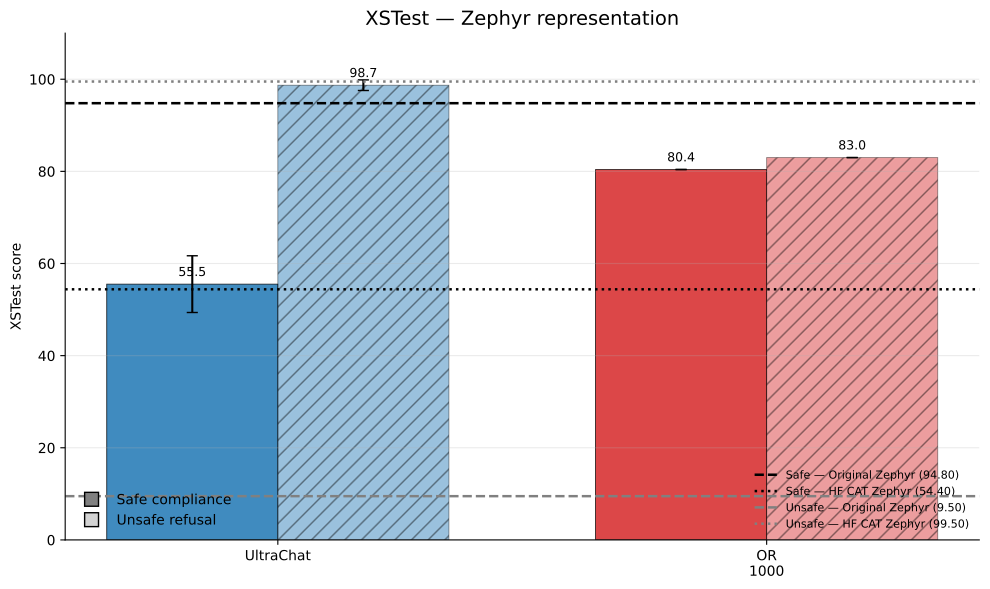

Source code (Python):
import numpy as np
import matplotlib.pyplot as plt

from pathlib import Path
from matplotlib.backends.backend_pdf import PdfPages
from matplotlib.lines import Line2D


# ============================================================
# Configuration
# ============================================================

MODEL_NAME = "Zephyr"

rows = [
    "only UltraChat",
    "OR (1000)",
]

# Same colors across ALL experiments/scripts
colors = {
    "only UltraChat":      "C0",
    "OR (100)":            "C1",
    "OR (500)":            "C2",
    "OR (1000)":           "C3",
    "trimmed OR (1000)":   "C4",
    "OR (3000)":           "C5",
}

labels = {
    "only UltraChat": "UltraChat",
    "OR (100)": "OR\n100",
    "OR (500)": "OR\n500",
    "OR (1000)": "OR\n1000",
    "trimmed OR (1000)": "Trimmed OR\n1000",
    "OR (3000)": "OR\n3000",
}

eps = np.array([0.05, 0.10, 0.20, 0.40])


# ============================================================
# SAFE COMPLIANCE
# ============================================================

safe_github = {
    "only UltraChat": (55.52, 6.16),
    "OR (1000)":      (80.40, None),
}

safe_references = {
    "Original Zephyr": 94.80,
    "HuggingFace CAT Zephyr": 54.40,
}

safe_relative = {
    "only UltraChat": {
        "y":   [62.40, 54.70, 53.50, 70.90],
        "err": [7.30, 6.50, 2.90, 13.00],
    },
    "OR (1000)": {
        "y":   [85.20, 80.80, 83.60, 89.20],
        "err": [None, None, None, None],
    },
}


# ============================================================
# UNSAFE REFUSAL
# ============================================================

unsafe_github = {
    "only UltraChat": (98.70, 1.15),
    "OR (1000)":      (83.00, None),
}

unsafe_references = {
    "Original Zephyr": 9.50,
    "HuggingFace CAT Zephyr": 99.50,
}

unsafe_relative = {
    "only UltraChat": {
        "y":   [98.83, 98.83, 99.00, 89.00],
        "err": [0.58, 0.76, 0.50, 9.29],
    },
    "OR (1000)": {
        "y":   [81.50, 85.50, 78.50, 63.00],
        "err": [None, None, None, None],
    },
}


# ============================================================
# Common styling
# ============================================================

def style_axis(ax, title):
    ax.set_title(title, fontsize=14)
    ax.set_ylabel("XSTest score")
    ax.set_ylim(0, 110)
    ax.grid(axis="y", alpha=0.25)
    ax.spines["top"].set_visible(False)
    ax.spines["right"].set_visible(False)


# ============================================================
# Representation plot
# ============================================================

def plot_representation():
    fig, ax = plt.subplots(figsize=(10, 6))

    available_rows = [
        row for row in rows
        if (
            safe_github.get(row) is not None
            or unsafe_github.get(row) is not None
        )
    ]

    x = np.arange(len(available_rows))
    width = 0.35

    safe_values = [
        safe_github[row][0]
        if safe_github.get(row) is not None
        else np.nan
        for row in available_rows
    ]

    safe_errors = [
        safe_github[row][1]
        if safe_github.get(row) is not None
        and safe_github[row][1] is not None
        else 0
        for row in available_rows
    ]

    unsafe_values = [
        unsafe_github[row][0]
        if unsafe_github.get(row) is not None
        else np.nan
        for row in available_rows
    ]

    unsafe_errors = [
        unsafe_github[row][1]
        if unsafe_github.get(row) is not None
        and unsafe_github[row][1] is not None
        else 0
        for row in available_rows
    ]

    # --------------------------------------------------------
    # Bars
    # --------------------------------------------------------

    safe_bars = ax.bar(
        x - width / 2,
        safe_values,
        width,
        yerr=safe_errors,
        capsize=4,
        color=[colors[row] for row in available_rows],
        alpha=0.85,
        edgecolor="black",
        linewidth=0.6,
    )

    unsafe_bars = ax.bar(
        x + width / 2,
        unsafe_values,
        width,
        yerr=unsafe_errors,
        capsize=4,
        color=[colors[row] for row in available_rows],
        alpha=0.45,
        edgecolor="black",
        linewidth=0.6,
        hatch="//",
    )

    # --------------------------------------------------------
    # Numerical values
    # --------------------------------------------------------

    for bar, value in zip(safe_bars, safe_values):
        if np.isnan(value):
            continue

        ax.text(
            bar.get_x() + bar.get_width() / 2,
            bar.get_height() + 1.2,
            f"{value:.1f}",
            ha="center",
            va="bottom",
            fontsize=9,
        )

    for bar, value in zip(unsafe_bars, unsafe_values):
        if np.isnan(value):
            continue

        ax.text(
            bar.get_x() + bar.get_width() / 2,
            bar.get_height() + 1.2,
            f"{value:.1f}",
            ha="center",
            va="bottom",
            fontsize=9,
        )

    # --------------------------------------------------------
    # Reference lines
    # --------------------------------------------------------

    ax.axhline(
        safe_references["Original Zephyr"],
        color="black",
        linestyle="--",
        linewidth=1.8,
        label=(
            "Safe — Original Zephyr "
            f"({safe_references['Original Zephyr']:.2f})"
        ),
    )

    ax.axhline(
        safe_references["HuggingFace CAT Zephyr"],
        color="black",
        linestyle=":",
        linewidth=1.8,
        label=(
            "Safe — HF CAT Zephyr "
            f"({safe_references['HuggingFace CAT Zephyr']:.2f})"
        ),
    )

    ax.axhline(
        unsafe_references["Original Zephyr"],
        color="gray",
        linestyle="--",
        linewidth=1.8,
        label=(
            "Unsafe — Original Zephyr "
            f"({unsafe_references['Original Zephyr']:.2f})"
        ),
    )

    ax.axhline(
        unsafe_references["HuggingFace CAT Zephyr"],
        color="gray",
        linestyle=":",
        linewidth=1.8,
        label=(
            "Unsafe — HF CAT Zephyr "
            f"({unsafe_references['HuggingFace CAT Zephyr']:.2f})"
        ),
    )

    ax.set_xticks(x)
    ax.set_xticklabels([
        labels[row]
        for row in available_rows
    ])

    style_axis(
        ax,
        f"XSTest — {MODEL_NAME} representation",
    )

    metric_handles = [
        Line2D(
            [0], [0],
            marker="s",
            linestyle="none",
            markersize=10,
            markerfacecolor="gray",
            markeredgecolor="black",
            label="Safe compliance",
        ),
        Line2D(
            [0], [0],
            marker="s",
            linestyle="none",
            markersize=10,
            markerfacecolor="lightgray",
            markeredgecolor="black",
            label="Unsafe refusal",
        ),
    ]

    metric_legend = ax.legend(
        handles=metric_handles,
        frameon=False,
        loc="lower left",
    )

    ax.add_artist(metric_legend)

    ax.legend(
        frameon=False,
        loc="lower right",
        fontsize=8,
    )

    fig.tight_layout()
    return fig, ax


# ============================================================
# Relative learning-rate plot
# ============================================================

def plot_relative_lr():
    fig, ax = plt.subplots(figsize=(11, 7))

    for row in rows:

        # ----------------------------------------------------
        # Safe compliance
        # ----------------------------------------------------

        safe_y = np.array([
            np.nan if v is None else float(v)
            for v in safe_relative[row]["y"]
        ])

        if not np.all(np.isnan(safe_y)):
            ax.plot(
                eps,
                safe_y,
                marker="o",
                markersize=7,
                linewidth=2,
                linestyle="-",
                color=colors[row],
                label=labels[row].replace("\n", " "),
            )

            for x_i, y_i, err_i in zip(
                eps,
                safe_relative[row]["y"],
                safe_relative[row]["err"],
            ):
                if y_i is None or err_i is None:
                    continue

                ax.errorbar(
                    x_i,
                    y_i,
                    yerr=err_i,
                    fmt="none",
                    capsize=4,
                    color=colors[row],
                )

        # ----------------------------------------------------
        # Unsafe refusal
        # ----------------------------------------------------

        unsafe_y = np.array([
            np.nan if v is None else float(v)
            for v in unsafe_relative[row]["y"]
        ])

        if not np.all(np.isnan(unsafe_y)):
            ax.plot(
                eps,
                unsafe_y,
                marker="s",
                markersize=6,
                linewidth=2,
                linestyle="--",
                color=colors[row],
                label="_nolegend_",
            )

            for x_i, y_i, err_i in zip(
                eps,
                unsafe_relative[row]["y"],
                unsafe_relative[row]["err"],
            ):
                if y_i is None or err_i is None:
                    continue

                ax.errorbar(
                    x_i,
                    y_i,
                    yerr=err_i,
                    fmt="none",
                    capsize=4,
                    color=colors[row],
                )

    ax.set_xlabel(r"Self $\epsilon$ (relative lr)")

    ax.set_xticks(eps)
    ax.set_xticklabels([
        "0.05",
        "0.10",
        "0.20",
        "0.40",
    ])

    style_axis(
        ax,
        f"XSTest — {MODEL_NAME} relative learning rate",
    )

    # --------------------------------------------------------
    # Training configuration legend
    # --------------------------------------------------------

    config_legend = ax.legend(
        frameon=False,
        bbox_to_anchor=(1.02, 1),
        loc="upper left",
        title="Training data",
    )

    ax.add_artist(config_legend)

    # --------------------------------------------------------
    # Safe / unsafe legend
    # --------------------------------------------------------

    metric_handles = [
        Line2D(
            [0], [0],
            color="black",
            marker="o",
            linestyle="-",
            linewidth=2,
            label="Safe compliance",
        ),
        Line2D(
            [0], [0],
            color="black",
            marker="s",
            linestyle="--",
            linewidth=2,
            label="Unsafe refusal",
        ),
    ]

    ax.legend(
        handles=metric_handles,
        frameon=False,
        bbox_to_anchor=(1.02, 0.53),
        loc="upper left",
        title="Metric",
    )

    fig.tight_layout()
    return fig, ax


# ============================================================
# Generate
# ============================================================

figures = []

fig, ax = plot_representation()
figures.append(fig)

fig, ax = plot_relative_lr()
figures.append(fig)


# ============================================================
# Save to ONE multipage PDF
# ============================================================

script_path = Path(__file__).resolve()
pdf_path = script_path.with_suffix(".pdf")

with PdfPages(pdf_path) as pdf:
    for fig in figures:
        pdf.savefig(fig, bbox_inches="tight")

print(f"Saved {len(figures)} figures to:\n{pdf_path}")

plt.show()
